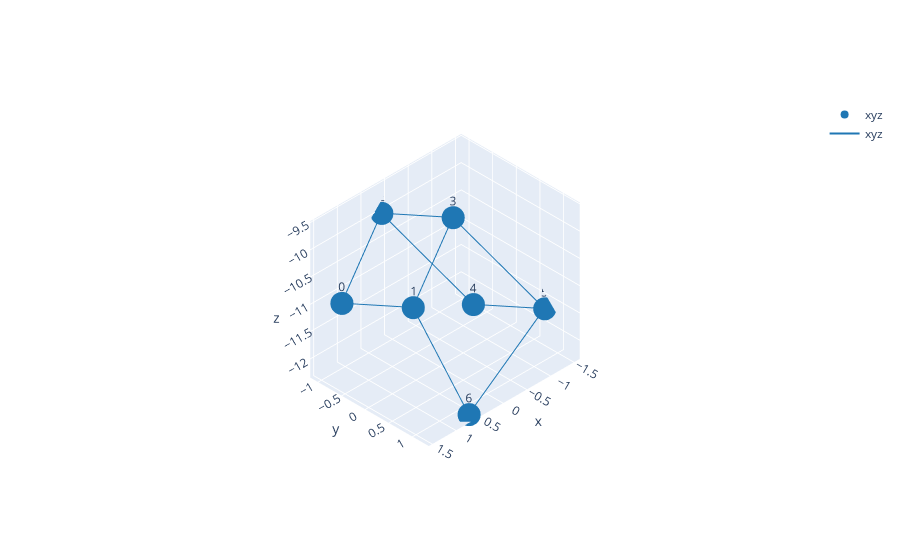

The notebook cell this image was saved under:
### Code cell
k = 2
plot3Ds(c7['xyz'][k], c7['pairs'][k])

### Figure 1 — Plotly figure (JSON) as saved in the notebook; plotly's stock layout.template omitted (floating-point values rounded to 4 significant figures)
{"data": [{"marker": {"color": "#1f77b4"}, "mode": "markers+text", "name": "xyz", "text": ["0", "1", "2", "3", "4", "5", "6"], "type": "scatter3d", "x": [1.478, 1.251, 0.1395, -0.08742, -1.302, -1.529, 0.6532], "y": [-0.5982, 0.685, -1.092, 0.1911, -0.5953, 0.6879, 1.269], "z": [-10.74, -10.29, -10.01, -9.559, -12.15, -11.7, -12.26]}, {"marker": {"color": "#1f77b4"}, "mode": "lines", "name": "xyz", "type": "scatter3d", "x": [1.478, 0.1395, null, 0.1395, -1.302, null, 1.251, 0.6532, null, 1.251, -0.08742, null, -0.08742, -1.529, null, -1.529, 0.6532, null, 0.1395, -0.08742, null, -1.302, -1.529, null, 1.478, 1.251, null], "y": [-0.5982, -1.092, null, -1.092, -0.5953, null, 0.685, 1.269, null, 0.685, 0.1911, null, 0.1911, 0.6879, null, 0.6879, 1.269, null, -1.092, 0.1911, null, -0.5953, 0.6879, null, -0.5982, 0.685, null], "z": [-10.74, -10.01, null, -10.01, -12.15, null, -10.29, -12.26, null, -10.29, -9.559, null, -9.559, -11.7, null, -11.7, -12.26, null, -10.01, -9.559, null, -12.15, -11.7, null, -10.74, -10.29, null]}], "layout": {"scene": {"camera": {"projection": {"type": "orthographic"}}}}}
